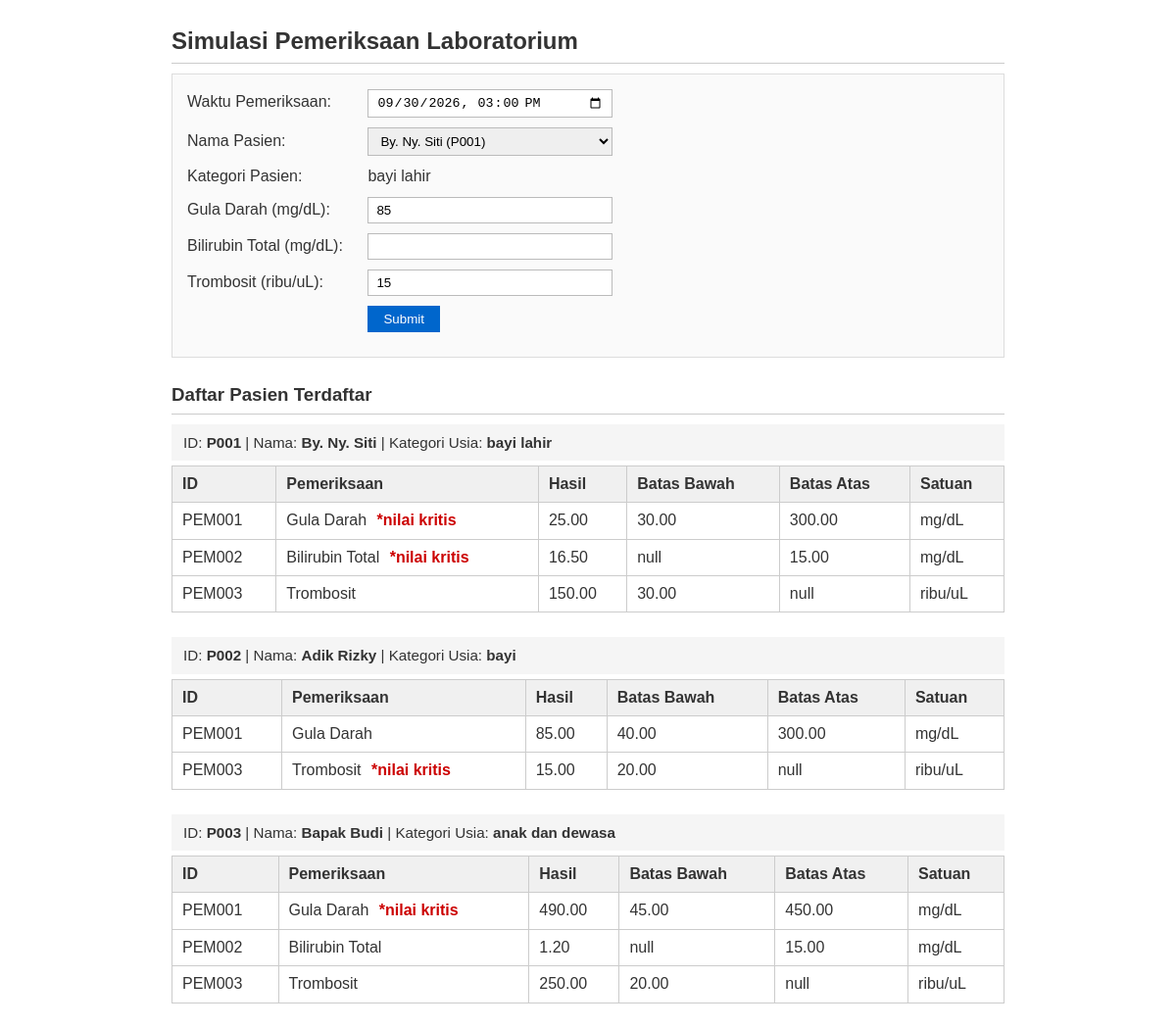
The page / on the database its author committed.
### tables this page shows
CREATE TABLE `pasien` (
    `id_pasien` VARCHAR(10) NOT NULL,
    `nama` VARCHAR(100) NOT NULL,
    `tgl_lahir` DATETIME NOT NULL,
    PRIMARY KEY (`id_pasien`)
);

CREATE TABLE `pemeriksaan_lab` (
    `id_transaksi` INT AUTO_INCREMENT NOT NULL,
    `id_pasien` VARCHAR(10) NOT NULL,
    `waktu_pemeriksaan` DATETIME NOT NULL,
    PRIMARY KEY (`id_transaksi`),
    CONSTRAINT `fk_transaksi_pasien`
        FOREIGN KEY (`id_pasien`) REFERENCES `pasien` (`id_pasien`)
        ON UPDATE CASCADE ON DELETE CASCADE
);

CREATE TABLE `hasil_tes` (
    `id_hasil` INT AUTO_INCREMENT NOT NULL,
    `id_transaksi` INT NOT NULL,
    `id_pemeriksaan` VARCHAR(10) NOT NULL,
    `nilai` DECIMAL(10,2) NOT NULL,
    PRIMARY KEY (`id_hasil`),
    CONSTRAINT `fk_hasil_transaksi`
        FOREIGN KEY (`id_transaksi`) REFERENCES `pemeriksaan_lab` (`id_transaksi`)
        ON UPDATE CASCADE ON DELETE CASCADE,
    CONSTRAINT `fk_hasil_pemeriksaan`
        FOREIGN KEY (`id_pemeriksaan`) REFERENCES `pemeriksaan` (`id_pemeriksaan`)
        ON UPDATE CASCADE ON DELETE CASCADE
);

CREATE TABLE `pemeriksaan` (
    `id_pemeriksaan` VARCHAR(10) NOT NULL,
    `nama_tes` VARCHAR(100) NOT NULL,
    `satuan` VARCHAR(20) NOT NULL,
    PRIMARY KEY (`id_pemeriksaan`)
);

CREATE TABLE `aturan_lab` (
    `id_aturan` INT AUTO_INCREMENT NOT NULL,
    `id_pemeriksaan` VARCHAR(10) NOT NULL,
    `kategori` ENUM('bayi lahir', 'bayi', 'anak dan dewasa') NOT NULL,
    `batas_bawah` DECIMAL(10,2) NULL,
    `batas_atas` DECIMAL(10,2) NULL,
    PRIMARY KEY (`id_aturan`),
    CONSTRAINT `fk_aturan_pemeriksaan`
        FOREIGN KEY (`id_pemeriksaan`) REFERENCES `pemeriksaan` (`id_pemeriksaan`)
        ON UPDATE CASCADE ON DELETE CASCADE
);

### index.php (called while the page is built)
<?php
require_once __DIR__ . '/hasil_lab.php';

### hasil_lab.php (the view, shortened to what this page needs)
<?php
function tentukanKategoriUsia($tglLahir, $waktuTes = null)
{
    $lahir = new DateTime($tglLahir);
    $tes   = $waktuTes ? new DateTime($waktuTes) : new DateTime();
    $detik = $tes->getTimestamp() - $lahir->getTimestamp();
    $jam = $detik / 3600;
    if ($jam < 72) {
        return 'bayi lahir';
    }
    if ($jam < (365 * 24)) {
        return 'bayi';
    }
    return 'anak dan dewasa';
}
function cekKritis($nilai, $batasBawah, $batasAtas)
{
    $kurangDariBawah = ($batasBawah !== null) && ($nilai < $batasBawah);
    $lebihDariAtas   = ($batasAtas !== null)  && ($nilai > $batasAtas);
    return $kurangDariBawah || $lebihDariAtas;
}
$aturanLab = [
    ['id_pemeriksaan' => 'PEM001', 'nama_tes' => 'Gula Darah',      'satuan' => 'mg/dL',   'kategori' => 'bayi lahir',       'batas_bawah' => 30,   'batas_atas' => 300],
    ['id_pemeriksaan' => 'PEM001', 'nama_tes' => 'Gula Darah',      'satuan' => 'mg/dL',   'kategori' => 'bayi',             'batas_bawah' => 40,   'batas_atas' => 300],
    ['id_pemeriksaan' => 'PEM001', 'nama_tes' => 'Gula Darah',      'satuan' => 'mg/dL',   'kategori' => 'anak dan dewasa',  'batas_bawah' => 45,   'batas_atas' => 450],
    ['id_pemeriksaan' => 'PEM002', 'nama_tes' => 'Bilirubin Total', 'satuan' => 'mg/dL',   'kategori' => 'bayi lahir',       'batas_bawah' => null, 'batas_atas' => 15.0],
    ['id_pemeriksaan' => 'PEM002', 'nama_tes' => 'Bilirubin Total', 'satuan' => 'mg/dL',   'kategori' => 'bayi',             'batas_bawah' => null, 'batas_atas' => 12.0],
    ['id_pemeriksaan' => 'PEM002', 'nama_tes' => 'Bilirubin Total', 'satuan' => 'mg/dL',   'kategori' => 'anak dan dewasa',  'batas_bawah' => null, 'batas_atas' => 15.0],
    ['id_pemeriksaan' => 'PEM003', 'nama_tes' => 'Trombosit',       'satuan' => 'ribu/uL', 'kategori' => 'bayi lahir',       'batas_bawah' => 30,   'batas_atas' => null],
    ['id_pemeriksaan' => 'PEM003', 'nama_tes' => 'Trombosit',       'satuan' => 'ribu/uL', 'kategori' => 'bayi',             'batas_bawah' => 20,   'batas_atas' => null],
    ['id_pemeriksaan' => 'PEM003', 'nama_tes' => 'Trombosit',       'satuan' => 'ribu/uL', 'kategori' => 'anak dan dewasa',  'batas_bawah' => 20,   'batas_atas' => null],
];
$waktuPemeriksaan = '2026-09-30 15:00:00';
$daftarPasien = [
    [
        'id_pasien'         => 'P001',
        'nama'              => 'By. Ny. Siti',
        'tgl_lahir'         => '2026-09-29 10:00:00',
        'waktu_pemeriksaan' => $waktuPemeriksaan,
        'hasil_tes'         => [
            ['id_pemeriksaan' => 'PEM001', 'nama_tes' => 'Gula Darah',      'nilai' => 25],
            ['id_pemeriksaan' => 'PEM002', 'nama_tes' => 'Bilirubin Total', 'nilai' => 16.5],
            ['id_pemeriksaan' => 'PEM003', 'nama_tes' => 'Trombosit',       'nilai' => 150],
        ],
    ],
    [
        'id_pasien'         => 'P002',
        'nama'              => 'Adik Rizky',
        'tgl_lahir'         => '2026-04-10 08:00:00',
        'waktu_pemeriksaan' => $waktuPemeriksaan,
        'hasil_tes'         => [
            ['id_pemeriksaan' => 'PEM001', 'nama_tes' => 'Gula Darah', 'nilai' => 85],
            ['id_pemeriksaan' => 'PEM003', 'nama_tes' => 'Trombosit',  'nilai' => 15],
        ],
    ],
    [
        'id_pasien'         => 'P003',
        'nama'              => 'Bapak Budi',
        'tgl_lahir'         => '1995-02-14 06:30:00',
        'waktu_pemeriksaan' => $waktuPemeriksaan,
        'hasil_tes'         => [
            ['id_pemeriksaan' => 'PEM001', 'nama_tes' => 'Gula Darah',      'nilai' => 490],
            ['id_pemeriksaan' => 'PEM002', 'nama_tes' => 'Bilirubin Total', 'nilai' => 1.2],
            ['id_pemeriksaan' => 'PEM003', 'nama_tes' => 'Trombosit',       'nilai' => 250],
        ],
    ],
];
try {
    $pdo = new PDO("mysql:host=127.0.0.1;dbname=magang_rs;charset=utf8mb4", "root", "", [
        PDO::ATTR_ERRMODE            => PDO::ERRMODE_SILENT,
        PDO::ATTR_DEFAULT_FETCH_MODE => PDO::FETCH_ASSOC,
        PDO::ATTR_TIMEOUT            => 1,
    ]);
    $stmtAturan = $pdo->query("
        SELECT a.id_pemeriksaan, p.nama_tes, p.satuan, a.kategori, a.batas_bawah, a.batas_atas
        FROM aturan_lab a
        JOIN pemeriksaan p ON a.id_pemeriksaan = p.id_pemeriksaan
        ORDER BY a.id_pemeriksaan, a.id_aturan
    ");
    $dbAturan = $stmtAturan ? $stmtAturan->fetchAll() : [];
    if (!empty($dbAturan)) {
        $aturanLab = $dbAturan;
    }
    $stmtPasien = $pdo->query("
        SELECT t.id_transaksi, t.waktu_pemeriksaan, p.id_pasien, p.nama, p.tgl_lahir
        FROM pemeriksaan_lab t
        JOIN pasien p ON t.id_pasien = p.id_pasien
        ORDER BY t.id_transaksi ASC
    ");
    $dbPasien = $stmtPasien ? $stmtPasien->fetchAll() : [];
    if (!empty($dbPasien)) {
        $stmtHasil = $pdo->prepare("
            SELECT h.id_pemeriksaan, p.nama_tes, h.nilai
            FROM hasil_tes h
            JOIN pemeriksaan p ON h.id_pemeriksaan = p.id_pemeriksaan
            WHERE h.id_transaksi = :id_transaksi
            ORDER BY h.id_hasil ASC
        ");
        $list = [];
        foreach ($dbPasien as $dp) {
            $stmtHasil->execute(['id_transaksi' => $dp['id_transaksi']]);
            $list[] = [
                'id_pasien'         => $dp['id_pasien'],
                'nama'              => $dp['nama'],
                'tgl_lahir'         => $dp['tgl_lahir'],
                'waktu_pemeriksaan' => $dp['waktu_pemeriksaan'],
                'hasil_tes'         => $stmtHasil->fetchAll(),
            ];
        }
        $daftarPasien = $list;
    }
} catch (Exception $e) {
}
?>
<!DOCTYPE html>
<html lang="id">
<head>
</head>
<body>
    <h2>Simulasi Pemeriksaan Laboratorium</h2>
    <form method="POST" action="">
        <div class="form-row">
            <label for="waktu_tes">Waktu Pemeriksaan:</label>
            <input type="datetime-local" id="waktu_tes" name="waktu_tes" value="<?= htmlspecialchars($_POST['waktu_tes'] ?? '2026-09-30T15:00') ?>" required onchange="updateKategori()">
        </div>
        <div class="form-row">
            <label for="id_pasien">Nama Pasien:</label>
            <select id="id_pasien" name="id_pasien" onchange="updateKategori()">
                <?php
                    $selectedId = $_POST['id_pasien'] ?? ($daftarPasien[0]['id_pasien'] ?? '');
                    foreach ($daftarPasien as $p):
                ?>
                    <option value="<?= htmlspecialchars($p['id_pasien']) ?>" data-tgl="<?= htmlspecialchars($p['tgl_lahir']) ?>" <?= ($selectedId === $p['id_pasien']) ? 'selected' : '' ?>>
                        <?= htmlspecialchars($p['nama']) ?> (<?= htmlspecialchars($p['id_pasien']) ?>)
                    </option>
                <?php endforeach; ?>
            </select>
        </div>
        <div class="form-row">
            <label>Kategori Pasien:</label>
            <span id="kategori_label">-</span>
        </div>
        <div class="form-row">
            <label for="nilai_PEM001">Gula Darah (mg/dL):</label>
            <input type="number" step="0.1" id="nilai_PEM001" name="nilai_PEM001" value="<?= htmlspecialchars($_POST['nilai_PEM001'] ?? '85') ?>">
        </div>
        <div class="form-row">
            <label for="nilai_PEM002">Bilirubin Total (mg/dL):</label>
            <input type="number" step="0.1" id="nilai_PEM002" name="nilai_PEM002" value="<?= htmlspecialchars($_POST['nilai_PEM002'] ?? '') ?>">
        </div>
        <div class="form-row">
            <label for="nilai_PEM003">Trombosit (ribu/uL):</label>
            <input type="number" step="0.1" id="nilai_PEM003" name="nilai_PEM003" value="<?= htmlspecialchars($_POST['nilai_PEM003'] ?? '15') ?>">
        </div>
        <div class="form-row">
            <button type="submit">Submit</button>
        </div>
    </form>
    <h3>Daftar Pasien Terdaftar</h3>
    <?php foreach ($daftarPasien as $pasien): ?>
        <?php
            $waktuTes = $pasien['waktu_pemeriksaan'] ?? $waktuPemeriksaan;
            $kategoriPasien = tentukanKategoriUsia($pasien['tgl_lahir'], $waktuTes);
        ?>
        <div class="pasien-info">
            ID: <strong><?= htmlspecialchars($pasien['id_pasien']) ?></strong> |
            Nama: <strong><?= htmlspecialchars($pasien['nama']) ?></strong> |
            Kategori Usia: <strong><?= htmlspecialchars($kategoriPasien) ?></strong>
        </div>
        <table>
            <thead>
                <tr>
                    <th>ID</th>
                    <th>Pemeriksaan</th>
                    <th>Hasil</th>
                    <th>Batas Bawah</th>
                    <th>Batas Atas</th>
                    <th>Satuan</th>
                </tr>
            </thead>
            <tbody>
                <?php foreach ($pasien['hasil_tes'] as $tes): ?>
                    <?php
                        $aturanDitemukan = null;
                        foreach ($aturanLab as $aturan) {
                            $cocok = isset($tes['id_pemeriksaan'], $aturan['id_pemeriksaan'])
                                ? ($aturan['id_pemeriksaan'] === $tes['id_pemeriksaan'])
                                : ($aturan['nama_tes'] === $tes['nama_tes']);
                            if ($cocok && $aturan['kategori'] === $kategoriPasien) {
                                $aturanDitemukan = $aturan;
                                break;
                            }
                        }
                        if ($aturanDitemukan):
                            $isKritis = cekKritis(
                                $tes['nilai'],
                                $aturanDitemukan['batas_bawah'],
                                $aturanDitemukan['batas_atas']
                            );
                            $idPemeriksaan = $tes['id_pemeriksaan'] ?? $aturanDitemukan['id_pemeriksaan'] ?? '-';
                            $bawahTampil   = $aturanDitemukan['batas_bawah'] !== null ? $aturanDitemukan['batas_bawah'] : 'null';
                            $atasTampil    = $aturanDitemukan['batas_atas'] !== null  ? $aturanDitemukan['batas_atas']  : 'null';
                    ?>
                    <tr>
                        <td><?= htmlspecialchars($idPemeriksaan) ?></td>
                        <td>
                            <?= htmlspecialchars($aturanDitemukan['nama_tes']) ?>
                            <?php if ($isKritis): ?>
                                <strong class="kritis-tebal">*nilai kritis</strong>
                            <?php endif; ?>
                        </td>
                        <td><?= htmlspecialchars($tes['nilai']) ?></td>
                        <td><?= htmlspecialchars($bawahTampil) ?></td>
                        <td><?= htmlspecialchars($atasTampil) ?></td>
                        <td><?= htmlspecialchars($aturanDitemukan['satuan']) ?></td>
                    </tr>
                    <?php endif; ?>
                <?php endforeach; ?>
            </tbody>
        </table>
    <?php endforeach; ?>
</body>
</html>

### hasil_lab.php (style rules this page uses)
body { font-family: Arial, sans-serif; margin: 20px auto; max-width: 850px; color: #333; line-height: 1.4; }
h2, h3 { margin-top: 25px; margin-bottom: 10px; border-bottom: 1px solid #ccc; padding-bottom: 5px; }
form { background: #fafafa; border: 1px solid #ddd; padding: 15px; margin-bottom: 20px; }
.form-row { margin-bottom: 10px; }
label { display: inline-block; width: 180px; }
input[type="text"], input[type="datetime-local"], input[type="number"], select { padding: 5px 8px; border: 1px solid #bbb; width: 250px; box-sizing: border-box; }
button { padding: 6px 16px; background: #0066cc; color: #fff; border: none; cursor: pointer; }
table { width: 100%; border-collapse: collapse; margin-bottom: 25px; }
th, td { border: 1px solid #ccc; padding: 7px 10px; text-align: left; }
th { background: #f0f0f0; }
.kritis-tebal { color: #cc0000; font-weight: bold; margin-left: 6px; }
.pasien-info { background: #f5f5f5; padding: 8px 12px; margin-bottom: 5px; font-size: 0.95rem; }

### rows shown on the page
pasien: id_pasien "By. Ny. Siti (P001)"
pemeriksaan_lab: id_pasien.id_pasien "P001", id_pasien.nama "By. Ny. Siti", kategoriPasien "bayi lahir"
hasil_tes: id_pemeriksaan "PEM001", id_pemeriksaan.nama_tes "Gula Darah", shows "*nilai kritis", nilai "25.00", id_pemeriksaan.satuan "mg/dL"
aturan_lab: batas_bawah "30.00", batas_atas "300.00"
hasil_tes: id_pemeriksaan "PEM002", id_pemeriksaan.nama_tes "Bilirubin Total", shows "*nilai kritis", nilai "16.50", id_pemeriksaan.satuan "mg/dL"
aturan_lab: batas_bawah "null", batas_atas "15.00"
hasil_tes: id_pemeriksaan "PEM003", id_pemeriksaan.nama_tes "Trombosit", nilai "150.00", id_pemeriksaan.satuan "ribu/uL"
aturan_lab: batas_bawah "30.00", batas_atas "null"
pemeriksaan_lab: id_pasien.id_pasien "P002", id_pasien.nama "Adik Rizky", kategoriPasien "bayi"
hasil_tes: id_pemeriksaan "PEM001", id_pemeriksaan.nama_tes "Gula Darah", nilai "85.00", id_pemeriksaan.satuan "mg/dL"
aturan_lab: batas_bawah "40.00", batas_atas "300.00"
hasil_tes: id_pemeriksaan "PEM003", id_pemeriksaan.nama_tes "Trombosit", shows "*nilai kritis", nilai "15.00", id_pemeriksaan.satuan "ribu/uL"
aturan_lab: batas_bawah "20.00", batas_atas "null"
pemeriksaan_lab: id_pasien.id_pasien "P003", id_pasien.nama "Bapak Budi", kategoriPasien "anak dan dewasa"
hasil_tes: id_pemeriksaan "PEM001", id_pemeriksaan.nama_tes "Gula Darah", shows "*nilai kritis", nilai "490.00", id_pemeriksaan.satuan "mg/dL"
aturan_lab: batas_bawah "45.00", batas_atas "450.00"
hasil_tes: id_pemeriksaan "PEM002", id_pemeriksaan.nama_tes "Bilirubin Total", nilai "1.20", id_pemeriksaan.satuan "mg/dL"
aturan_lab: batas_bawah "null", batas_atas "15.00"
hasil_tes: id_pemeriksaan "PEM003", id_pemeriksaan.nama_tes "Trombosit", nilai "250.00", id_pemeriksaan.satuan "ribu/uL"
aturan_lab: batas_bawah "20.00", batas_atas "null"
